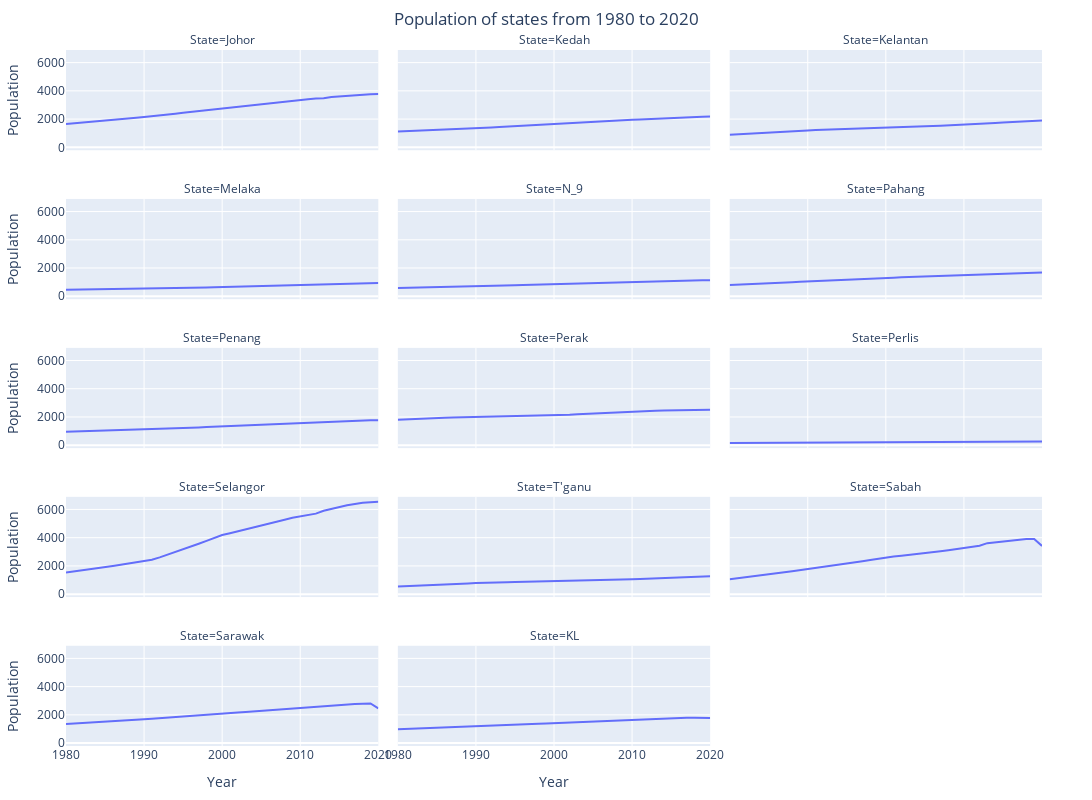

This figure's notebook cell:
### Code cell
# facet plot

fig = px.line(melted_state, x='Year', y='Population', facet_col='State', facet_col_wrap=3,
title='Population of states from 1980 to 2020')

# adjust layout to add space between facets
fig.update_layout(
    title='Population of states from 1980 to 2020',
    margin=dict(t=50, b=50, l=50, r=50),
    height=800,
    width=1200
)

# center the chart title
fig.update_layout(title_x=0.5)

fig.show()

### Figure 1 — Plotly figure (JSON) as saved in the notebook; plotly's stock layout.template omitted (floating-point values rounded to 4 significant figures)
{"data": [{"hovertemplate": "State=Johor<br>Year=%{x}<br>Population=%{y}<extra></extra>", "legendgroup": "", "line": {"color": "#636efa", "dash": "solid"}, "marker": {"symbol": "circle"}, "mode": "lines", "name": "", "orientation": "v", "showlegend": false, "type": "scatter", "x": [1980, 1981, 1982, 1983, 1984, 1985, 1986, 1987, 1988, 1989, 1990, 1991, 1992, 1993, 1994, 1995, 1996, 1997, 1998, 1999, 2000, 2001, 2002, 2003, 2004, 2005, 2006, 2007, 2008, 2009, 2010, 2011, 2012, 2013, 2014, 2015, 2016, 2017, 2018, 2019, 2020], "xaxis": "x13", "y": [1646.0, 1689.0, 1735.0, 1780.0, 1826.0, 1876.0, 1926.0, 1978.0, 2031, 2086.0, 2140.0, 2188.0, 2249.0, 2313.0, 2378.0, 2441.0, 2504.0, 2568.0, 2632.0, 2699.0, 2762.0, 2830.0, 2894.0, 2954, 3015.0, 3074.0, 3134.0, 3194.0, 3252.0, 3309.0, 3363.0, 3410.0, 3450.0, 3474.0, 3560.0, 3610.0, 3652.0, 3697, 3749.0, 3761.0, 3781.0], "yaxis": "y13"}, {"hovertemplate": "State=Kedah<br>Year=%{x}<br>Population=%{y}<extra></extra>", "legendgroup": "", "line": {"color": "#636efa", "dash": "solid"}, "marker": {"symbol": "circle"}, "mode": "lines", "name": "", "orientation": "v", "showlegend": false, "type": "scatter", "x": [1980, 1981, 1982, 1983, 1984, 1985, 1986, 1987, 1988, 1989, 1990, 1991, 1992, 1993, 1994, 1995, 1996, 1997, 1998, 1999, 2000, 2001, 2002, 2003, 2004, 2005, 2006, 2007, 2008, 2009, 2010, 2011, 2012, 2013, 2014, 2015, 2016, 2017, 2018, 2019, 2020], "xaxis": "x14", "y": [1120.0, 1140.0, 1162.0, 1184.0, 1206.0, 1231.0, 1256.0, 1281.0, 1305.0, 1329.0, 1352.0, 1371.0, 1402.0, 1434.0, 1467.0, 1500.0, 1533.0, 1567.0, 1601.0, 1636.0, 1672.0, 1704.0, 1735.0, 1764.0, 1792.0, 1820.0, 1848.0, 1874.0, 1900.0, 1925.0, 1949.0, 1972.0, 2001.0, 2040.0, 2063.0, 2096.0, 2120.0, 2144.0, 2163, 2174.0, 2185.0], "yaxis": "y14"}, {"hovertemplate": "State=Kelantan<br>Year=%{x}<br>Population=%{y}<extra></extra>", "legendgroup": "", "line": {"color": "#636efa", "dash": "solid"}, "marker": {"symbol": "circle"}, "mode": "lines", "name": "", "orientation": "v", "showlegend": false, "type": "scatter", "x": [1980, 1981, 1982, 1983, 1984, 1985, 1986, 1987, 1988, 1989, 1990, 1991, 1992, 1993, 1994, 1995, 1996, 1997, 1998, 1999, 2000, 2001, 2002, 2003, 2004, 2005, 2006, 2007, 2008, 2009, 2010, 2011, 2012, 2013, 2014, 2015, 2016, 2017, 2018, 2019, 2020], "xaxis": "x15", "y": [895.7, 920.5, 947.1, 974.6, 1003.0, 1033.0, 1063.0, 1093.0, 1124, 1154.0, 1187.0, 1227, 1244.0, 1259.0, 1274.0, 1288.0, 1301.0, 1314.0, 1329.0, 1345.0, 1361.0, 1390, 1417.0, 1440.0, 1464.0, 1486.0, 1508.0, 1529.0, 1550.0, 1570, 1590.0, 1619.0, 1651, 1684.0, 1723.0, 1761.0, 1797.0, 1829, 1860.0, 1884.0, 1907.0], "yaxis": "y15"}, {"hovertemplate": "State=Melaka<br>Year=%{x}<br>Population=%{y}<extra></extra>", "legendgroup": "", "line": {"color": "#636efa", "dash": "solid"}, "marker": {"symbol": "circle"}, "mode": "lines", "name": "", "orientation": "v", "showlegend": false, "type": "scatter", "x": [1980, 1981, 1982, 1983, 1984, 1985, 1986, 1987, 1988, 1989, 1990, 1991, 1992, 1993, 1994, 1995, 1996, 1997, 1998, 1999, 2000, 2001, 2002, 2003, 2004, 2005, 2006, 2007, 2008, 2009, 2010, 2011, 2012, 2013, 2014, 2015, 2016, 2017, 2018, 2019, 2020], "xaxis": "x10", "y": [466.9, 472.6, 478.7, 484.8, 491.2, 498.6, 505.6, 513.1, 520.5, 527.4, 534.2, 540.2, 551.8, 563.3, 574.9, 586.1, 597.3, 608.8, 620.5, 633.1, 646.6, 665.8, 684.1, 701.8, 719.8, 737.3, 755, 772.8, 790.5, 807.8, 823.6, 833.2, 843.2, 856.7, 871.7, 889, 901.1, 913.1, 922.4, 928.4, 932.7], "yaxis": "y10"}, {"hovertemplate": "State=N_9<br>Year=%{x}<br>Population=%{y}<extra></extra>", "legendgroup": "", "line": {"color": "#636efa", "dash": "solid"}, "marker": {"symbol": "circle"}, "mode": "lines", "name": "", "orientation": "v", "showlegend": false, "type": "scatter", "x": [1980, 1981, 1982, 1983, 1984, 1985, 1986, 1987, 1988, 1989, 1990, 1991, 1992, 1993, 1994, 1995, 1996, 1997, 1998, 1999, 2000, 2001, 2002, 2003, 2004, 2005, 2006, 2007, 2008, 2009, 2010, 2011, 2012, 2013, 2014, 2015, 2016, 2017, 2018, 2019, 2020], "xaxis": "x11", "y": [576.7, 587.2, 598.9, 611.3, 623.8, 638.4, 653.7, 668.9, 683.5, 698.2, 713.4, 726.2, 741.7, 757, 772.4, 787.5, 802.6, 818, 833.5, 849.5, 866.1, 883.7, 900.3, 916.8, 933.7, 950.3, 967, 983.5, 999.6, 1015.0, 1030.0, 1047.0, 1058.0, 1072.0, 1080.0, 1089.0, 1099.0, 1114, 1123.0, 1126.0, 1129.0], "yaxis": "y11"}, {"hovertemplate": "State=Pahang<br>Year=%{x}<br>Population=%{y}<extra></extra>", "legendgroup": "", "line": {"color": "#636efa", "dash": "solid"}, "marker": {"symbol": "circle"}, "mode": "lines", "name": "", "orientation": "v", "showlegend": false, "type": "scatter", "x": [1980, 1981, 1982, 1983, 1984, 1985, 1986, 1987, 1988, 1989, 1990, 1991, 1992, 1993, 1994, 1995, 1996, 1997, 1998, 1999, 2000, 2001, 2002, 2003, 2004, 2005, 2006, 2007, 2008, 2009, 2010, 2011, 2012, 2013, 2014, 2015, 2016, 2017, 2018, 2019, 2020], "xaxis": "x12", "y": [802.1, 820.6, 842.3, 864.8, 888.7, 915.2, 943.5, 971, 998.4, 1026.0, 1054.0, 1080.0, 1104.0, 1128, 1152.0, 1176.0, 1201.0, 1225.0, 1249.0, 1272.0, 1296.0, 1317.0, 1339.0, 1360, 1380.0, 1401.0, 1421.0, 1441.0, 1462.0, 1482.0, 1502.0, 1527.0, 1547.0, 1569.0, 1592.0, 1608.0, 1627.0, 1647, 1665.0, 1671.0, 1679.0], "yaxis": "y12"}, {"hovertemplate": "State=Penang<br>Year=%{x}<br>Population=%{y}<extra></extra>", "legendgroup": "", "line": {"color": "#636efa", "dash": "solid"}, "marker": {"symbol": "circle"}, "mode": "lines", "name": "", "orientation": "v", "showlegend": false, "type": "scatter", "x": [1980, 1981, 1982, 1983, 1984, 1985, 1986, 1987, 1988, 1989, 1990, 1991, 1992, 1993, 1994, 1995, 1996, 1997, 1998, 1999, 2000, 2001, 2002, 2003, 2004, 2005, 2006, 2007, 2008, 2009, 2010, 2011, 2012, 2013, 2014, 2015, 2016, 2017, 2018, 2019, 2020], "xaxis": "x7", "y": [960.7, 975.4, 990.9, 1006.0, 1021.0, 1038.0, 1055.0, 1070.0, 1087.0, 1103.0, 1118.0, 1134.0, 1154, 1175.0, 1196.0, 1217.0, 1238.0, 1259, 1283.0, 1308.0, 1333.0, 1361, 1387.0, 1412.0, 1437.0, 1460.0, 1484.0, 1508.0, 1531.0, 1554.0, 1576.0, 1601, 1623.0, 1663.0, 1678.0, 1698.0, 1718.0, 1744.0, 1763.0, 1769.0, 1774.0], "yaxis": "y7"}, {"hovertemplate": "State=Perak<br>Year=%{x}<br>Population=%{y}<extra></extra>", "legendgroup": "", "line": {"color": "#636efa", "dash": "solid"}, "marker": {"symbol": "circle"}, "mode": "lines", "name": "", "orientation": "v", "showlegend": false, "type": "scatter", "x": [1980, 1981, 1982, 1983, 1984, 1985, 1986, 1987, 1988, 1989, 1990, 1991, 1992, 1993, 1994, 1995, 1996, 1997, 1998, 1999, 2000, 2001, 2002, 2003, 2004, 2005, 2006, 2007, 2008, 2009, 2010, 2011, 2012, 2013, 2014, 2015, 2016, 2017, 2018, 2019, 2020], "xaxis": "x8", "y": [1807.0, 1838.0, 1867.0, 1891.0, 1912.0, 1932.0, 1951.0, 1968.0, 1980.0, 1988.0, 1993.0, 1995.0, 2007.0, 2018.0, 2028.0, 2038.0, 2047, 2055.0, 2066.0, 2077.0, 2092.0, 2129, 2162.0, 2192.0, 2222.0, 2251.0, 2279.0, 2306.0, 2332.0, 2356.0, 2379, 2403.0, 2427, 2447.0, 2459.0, 2467.0, 2482.0, 2493.0, 2504.0, 2509.0, 2510.0], "yaxis": "y8"}, {"hovertemplate": "State=Perlis<br>Year=%{x}<br>Population=%{y}<extra></extra>", "legendgroup": "", "line": {"color": "#636efa", "dash": "solid"}, "marker": {"symbol": "circle"}, "mode": "lines", "name": "", "orientation": "v", "showlegend": false, "type": "scatter", "x": [1980, 1981, 1982, 1983, 1984, 1985, 1986, 1987, 1988, 1989, 1990, 1991, 1992, 1993, 1994, 1995, 1996, 1997, 1998, 1999, 2000, 2001, 2002, 2003, 2004, 2005, 2006, 2007, 2008, 2009, 2010, 2011, 2012, 2013, 2014, 2015, 2016, 2017, 2018, 2019, 2020], "xaxis": "x9", "y": [148.7, 151.6, 154.9, 158.2, 161.7, 165.9, 170.2, 174.5, 178.8, 182.9, 187, 190.7, 192.7, 194.7, 196.7, 198.8, 200.4, 202.1, 203.8, 205.7, 207.6, 210.4, 213.2, 216, 218.8, 221.6, 224.4, 227.2, 230.1, 233, 235.8, 237.3, 239.4, 242.1, 245.1, 248.5, 251, 252, 253.5, 254, 254.9], "yaxis": "y9"}, {"hovertemplate": "State=Selangor<br>Year=%{x}<br>Population=%{y}<extra></extra>", "legendgroup": "", "line": {"color": "#636efa", "dash": "solid"}, "marker": {"symbol": "circle"}, "mode": "lines", "name": "", "orientation": "v", "showlegend": false, "type": "scatter", "x": [1980, 1981, 1982, 1983, 1984, 1985, 1986, 1987, 1988, 1989, 1990, 1991, 1992, 1993, 1994, 1995, 1996, 1997, 1998, 1999, 2000, 2001, 2002, 2003, 2004, 2005, 2006, 2007, 2008, 2009, 2010, 2011, 2012, 2013, 2014, 2015, 2016, 2017, 2018, 2019, 2020], "xaxis": "x4", "y": [1524.0, 1595.0, 1668.0, 1744.0, 1822, 1906.0, 1993.0, 2080.0, 2167.0, 2255.0, 2345.0, 2431.0, 2606.0, 2789.0, 2978.0, 3173.0, 3371.0, 3572.0, 3778.0, 3982.0, 4189.0, 4318.0, 4446.0, 4577.0, 4713.0, 4850.0, 4986.0, 5127.0, 5268.0, 5418.0, 5502.0, 5600.0, 5702.0, 5905.0, 6051.0, 6178, 6292.0, 6381.0, 6475, 6506.0, 6538.0], "yaxis": "y4"}, {"hovertemplate": "State=T'ganu<br>Year=%{x}<br>Population=%{y}<extra></extra>", "legendgroup": "", "line": {"color": "#636efa", "dash": "solid"}, "marker": {"symbol": "circle"}, "mode": "lines", "name": "", "orientation": "v", "showlegend": false, "type": "scatter", "x": [1980, 1981, 1982, 1983, 1984, 1985, 1986, 1987, 1988, 1989, 1990, 1991, 1992, 1993, 1994, 1995, 1996, 1997, 1998, 1999, 2000, 2001, 2002, 2003, 2004, 2005, 2006, 2007, 2008, 2009, 2010, 2011, 2012, 2013, 2014, 2015, 2016, 2017, 2018, 2019, 2020], "xaxis": "x5", "y": [541.7, 560.8, 581.4, 602.9, 625.8, 651.6, 678.3, 704.3, 730.9, 757.3, 784.6, 810.7, 823.8, 836.5, 848.6, 860, 870.7, 880.4, 889.6, 896.6, 902.6, 920, 936.6, 951.4, 966.6, 981.4, 995.9, 1010.0, 1025.0, 1041.0, 1055.0, 1079, 1094.0, 1113.0, 1140.0, 1161, 1183.0, 1208, 1228.0, 1244.0, 1259.0], "yaxis": "y5"}, {"hovertemplate": "State=Sabah<br>Year=%{x}<br>Population=%{y}<extra></extra>", "legendgroup": "", "line": {"color": "#636efa", "dash": "solid"}, "marker": {"symbol": "circle"}, "mode": "lines", "name": "", "orientation": "v", "showlegend": false, "type": "scatter", "x": [1980, 1981, 1982, 1983, 1984, 1985, 1986, 1987, 1988, 1989, 1990, 1991, 1992, 1993, 1994, 1995, 1996, 1997, 1998, 1999, 2000, 2001, 2002, 2003, 2004, 2005, 2006, 2007, 2008, 2009, 2010, 2011, 2012, 2013, 2014, 2015, 2016, 2017, 2018, 2019, 2020], "xaxis": "x6", "y": [1055.0, 1120.0, 1186.0, 1255.0, 1326.0, 1399.0, 1474.0, 1551.0, 1630.0, 1709.0, 1788.0, 1814.0, 1897.0, 1982.0, 2069.0, 2156.0, 2245, 2334.0, 2424.0, 2514.0, 2604.0, 2663.0, 2719.0, 2774, 2833.0, 2897, 2963.0, 3032.0, 3105.0, 3181.0, 3260, 3346.0, 3433.0, 3612.0, 3670.0, 3720.0, 3803.0, 3856.0, 3898.0, 3904.0, 3419.0], "yaxis": "y6"}, {"hovertemplate": "State=Sarawak<br>Year=%{x}<br>Population=%{y}<extra></extra>", "legendgroup": "", "line": {"color": "#636efa", "dash": "solid"}, "marker": {"symbol": "circle"}, "mode": "lines", "name": "", "orientation": "v", "showlegend": false, "type": "scatter", "x": [1980, 1981, 1982, 1983, 1984, 1985, 1986, 1987, 1988, 1989, 1990, 1991, 1992, 1993, 1994, 1995, 1996, 1997, 1998, 1999, 2000, 2001, 2002, 2003, 2004, 2005, 2006, 2007, 2008, 2009, 2010, 2011, 2012, 2013, 2014, 2015, 2016, 2017, 2018, 2019, 2020], "xaxis": "x", "y": [1351.0, 1380.0, 1410.0, 1441.0, 1471.0, 1504.0, 1540.0, 1576, 1615.0, 1652.0, 1688.0, 1724.0, 1758.0, 1795.0, 1832.0, 1868.0, 1904.0, 1942.0, 1982.0, 2024.0, 2072.0, 2116.0, 2158.0, 2199, 2240.0, 2282.0, 2325.0, 2366.0, 2408.0, 2451.0, 2487.0, 2528.0, 2570.0, 2642.0, 2664, 2702.0, 2739.0, 2766.0, 2792.0, 2806, 2454.0], "yaxis": "y"}, {"hovertemplate": "State=KL<br>Year=%{x}<br>Population=%{y}<extra></extra>", "legendgroup": "", "line": {"color": "#636efa", "dash": "solid"}, "marker": {"symbol": "circle"}, "mode": "lines", "name": "", "orientation": "v", "showlegend": false, "type": "scatter", "x": [1980, 1981, 1982, 1983, 1984, 1985, 1986, 1987, 1988, 1989, 1990, 1991, 1992, 1993, 1994, 1995, 1996, 1997, 1998, 1999, 2000, 2001, 2002, 2003, 2004, 2005, 2006, 2007, 2008, 2009, 2010, 2011, 2012, 2013, 2014, 2015, 2016, 2017, 2018, 2019, 2020], "xaxis": "x2", "y": [982.9, 1006.0, 1028.0, 1051.0, 1072.0, 1096.0, 1120.0, 1145.0, 1170.0, 1194.0, 1218.0, 1262.0, 1282.0, 1299.0, 1314.0, 1329.0, 1342.0, 1356.0, 1373, 1394, 1416, 1446.0, 1474.0, 1500.0, 1526.0, 1552.0, 1578.0, 1603.0, 1629.0, 1653.0, 1675.0, 1693, 1702.0, 1723.0, 1737.0, 1780.0, 1790.0, 1793.0, 1790, 1782.0, 1774.0], "yaxis": "y2"}], "layout": {"annotations": [{"font": {}, "showarrow": false, "text": "State=Sarawak", "x": 0.16, "xanchor": "center", "xref": "paper", "y": 0.144, "yanchor": "bottom", "yref": "paper"}, {"font": {}, "showarrow": false, "text": "State=KL", "x": 0.5, "xanchor": "center", "xref": "paper", "y": 0.144, "yanchor": "bottom", "yref": "paper"}, {"font": {}, "showarrow": false, "text": "State=Selangor", "x": 0.16, "xanchor": "center", "xref": "paper", "y": 0.358, "yanchor": "bottom", "yref": "paper"}, {"font": {}, "showarrow": false, "text": "State=T'ganu", "x": 0.5, "xanchor": "center", "xref": "paper", "y": 0.358, "yanchor": "bottom", "yref": "paper"}, {"font": {}, "showarrow": false, "text": "State=Sabah", "x": 0.84, "xanchor": "center", "xref": "paper", "y": 0.358, "yanchor": "bottom", "yref": "paper"}, {"font": {}, "showarrow": false, "text": "State=Penang", "x": 0.16, "xanchor": "center", "xref": "paper", "y": 0.572, "yanchor": "bottom", "yref": "paper"}, {"font": {}, "showarrow": false, "text": "State=Perak", "x": 0.5, "xanchor": "center", "xref": "paper", "y": 0.572, "yanchor": "bottom", "yref": "paper"}, {"font": {}, "showarrow": false, "text": "State=Perlis", "x": 0.84, "xanchor": "center", "xref": "paper", "y": 0.572, "yanchor": "bottom", "yref": "paper"}, {"font": {}, "showarrow": false, "text": "State=Melaka", "x": 0.16, "xanchor": "center", "xref": "paper", "y": 0.786, "yanchor": "bottom", "yref": "paper"}, {"font": {}, "showarrow": false, "text": "State=N_9", "x": 0.5, "xanchor": "center", "xref": "paper", "y": 0.786, "yanchor": "bottom", "yref": "paper"}, {"font": {}, "showarrow": false, "text": "State=Pahang", "x": 0.84, "xanchor": "center", "xref": "paper", "y": 0.786, "yanchor": "bottom", "yref": "paper"}, {"font": {}, "showarrow": false, "text": "State=Johor", "x": 0.16, "xanchor": "center", "xref": "paper", "y": 1, "yanchor": "bottom", "yref": "paper"}, {"font": {}, "showarrow": false, "text": "State=Kedah", "x": 0.5, "xanchor": "center", "xref": "paper", "y": 1, "yanchor": "bottom", "yref": "paper"}, {"font": {}, "showarrow": false, "text": "State=Kelantan", "x": 0.84, "xanchor": "center", "xref": "paper", "y": 1, "yanchor": "bottom", "yref": "paper"}], "height": 800, "legend": {"tracegroupgap": 0}, "margin": {"b": 50, "l": 50, "r": 50, "t": 50}, "title": {"text": "Population of states from 1980 to 2020", "x": 0.5}, "width": 1200, "xaxis": {"anchor": "y", "domain": [0, 0.32], "title": {"text": "Year"}}, "xaxis10": {"anchor": "y10", "domain": [0, 0.32], "matches": "x", "showticklabels": false}, "xaxis11": {"anchor": "y11", "domain": [0.34, 0.66], "matches": "x", "showticklabels": false}, "xaxis12": {"anchor": "y12", "domain": [0.68, 1.0], "matches": "x", "showticklabels": false}, "xaxis13": {"anchor": "y13", "domain": [0, 0.32], "matches": "x", "showticklabels": false}, "xaxis14": {"anchor": "y14", "domain": [0.34, 0.66], "matches": "x", "showticklabels": false}, "xaxis15": {"anchor": "y15", "domain": [0.68, 1.0], "matches": "x", "showticklabels": false}, "xaxis2": {"anchor": "y2", "domain": [0.34, 0.66], "matches": "x", "title": {"text": "Year"}}, "xaxis3": {"anchor": "y3", "domain": [0.68, 1.0], "matches": "x", "title": {"text": "Year"}}, "xaxis4": {"anchor": "y4", "domain": [0, 0.32], "matches": "x", "showticklabels": false}, "xaxis5": {"anchor": "y5", "domain": [0.34, 0.66], "matches": "x", "showticklabels": false}, "xaxis6": {"anchor": "y6", "domain": [0.68, 1.0], "matches": "x", "showticklabels": false}, "xaxis7": {"anchor": "y7", "domain": [0, 0.32], "matches": "x", "showticklabels": false}, "xaxis8": {"anchor": "y8", "domain": [0.34, 0.66], "matches": "x", "showticklabels": false}, "xaxis9": {"anchor": "y9", "domain": [0.68, 1.0], "matches": "x", "showticklabels": false}, "yaxis": {"anchor": "x", "domain": [0, 0.144], "title": {"text": "Population"}}, "yaxis10": {"anchor": "x10", "domain": [0.642, 0.786], "matches": "y", "title": {"text": "Population"}}, "yaxis11": {"anchor": "x11", "domain": [0.642, 0.786], "matches": "y", "showticklabels": false}, "yaxis12": {"anchor": "x12", "domain": [0.642, 0.786], "matches": "y", "showticklabels": false}, "yaxis13": {"anchor": "x13", "domain": [0.856, 1], "matches": "y", "title": {"text": "Population"}}, "yaxis14": {"anchor": "x14", "domain": [0.856, 1], "matches": "y", "showticklabels": false}, "yaxis15": {"anchor": "x15", "domain": [0.856, 1], "matches": "y", "showticklabels": false}, "yaxis2": {"anchor": "x2", "domain": [0, 0.144], "matches": "y", "showticklabels": false}, "yaxis3": {"anchor": "x3", "domain": [0, 0.144], "matches": "y", "showticklabels": false}, "yaxis4": {"anchor": "x4", "domain": [0.214, 0.358], "matches": "y", "title": {"text": "Population"}}, "yaxis5": {"anchor": "x5", "domain": [0.214, 0.358], "matches": "y", "showticklabels": false}, "yaxis6": {"anchor": "x6", "domain": [0.214, 0.358], "matches": "y", "showticklabels": false}, "yaxis7": {"anchor": "x7", "domain": [0.428, 0.572], "matches": "y", "title": {"text": "Population"}}, "yaxis8": {"anchor": "x8", "domain": [0.428, 0.572], "matches": "y", "showticklabels": false}, "yaxis9": {"anchor": "x9", "domain": [0.428, 0.572], "matches": "y", "showticklabels": false}}}
